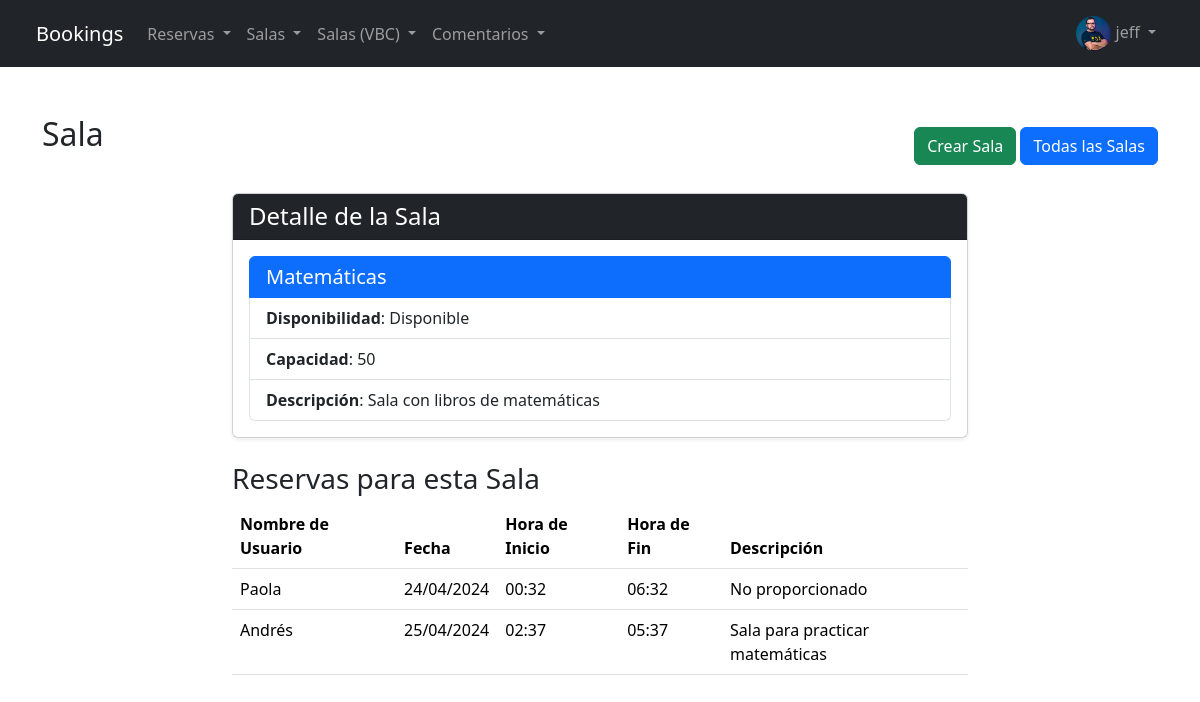
The app's page /bookings/room/detail/3 (signed in), older data.
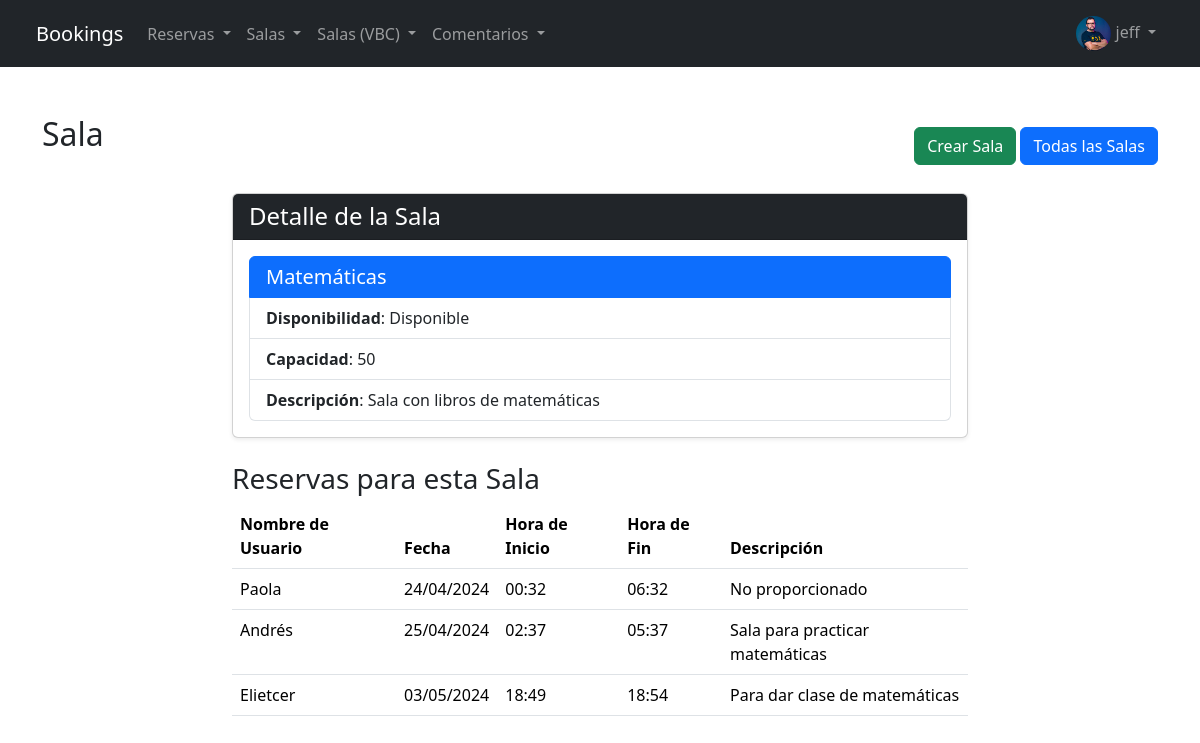
The same page, newer data.
### bookings/models.py (models this page shows, shortened)
class Reserva(models.Model):
    nombre_de_usuario = models.CharField(max_length=50)
    sala = models.ForeignKey(Sala, on_delete=models.CASCADE, related_name='reservas')
    fecha = models.DateField(default=timezone.now)
    hora_inicio = models.TimeField(default=timezone.now)
    hora_fin = models.TimeField(default=timezone.now)
    descripcion = models.TextField(blank=True, null=True)

### bookings/views.py (the view)
# urls.py: path("room/detail/<room_id>", detail_room_view, name="room_detail"),
@login_required
def detail_room_view(request, room_id):
    sala = Sala.objects.get(id=room_id)
    contexto_dict = {"todas_las_sala": sala}
    return render(request, "rooms/detail.html", contexto_dict)

### bookings/templates/rooms/detail.html (shortened to what this page needs)
{% extends 'bookings/base.html' %}
{% block content %}
<section class="py-5">
    <div class="container">
        <div class="d-flex justify-content-between align-items-center mb-3">
            {% if object %}<h2 class="mb-4">Sala creada</h2>: {{ object.nombre }}{% else %}<h2 class="mb-4">Sala</h2>{% endif %}
            <div>
                <a href="{% url 'room_create' %}" class="btn btn-success">Crear Sala</a>
                <a href="{% url 'room_list' %}" class="btn btn-primary">Todas las Salas</a>
            </div>
        </div>
        <div class="row">
            <div class="col-lg-8 mx-auto">
                <div class="card shadow-sm">
                    <h4 class="card-header bg-dark text-white">
                        Detalle de la Sala
                    </h4>
                    <div class="card-body">
                        <ul class="list-group">
                            <li class="list-group-item active" aria-current="true">
                                <h5 class="card-title text-white my-0">{{ todas_las_sala.nombre }}</h5>
                            </li>
                            <li class="list-group-item">
                                {% if todas_las_sala.disponible %}
                                <p class="card-text mb-0"><strong>Disponibilidad</strong>: Disponible</p>
                                {% else %}
                                <p class="card-text mb-0"><strong>Disponibilidad</strong>: No Disponible</p>
                                {% endif %}
                            </li>
                            <li class="list-group-item">
                                <p class="card-text mb-0"><strong>Capacidad</strong>: {{ todas_las_sala.capacidad }}</p>
                            </li>
                            <li class="list-group-item">
                                <p class="card-text"><strong>Descripción</strong>: {{ todas_las_sala.descripcion | default:"No proporcionado" }}</p>
                            </li>
                        </ul>
                    </div>
                </div>
                <div class="mt-4">
                    <h3>Reservas para esta Sala</h3>
                    <table class="table">
                        <thead>
                            <tr>
                                <th scope="col">Nombre de Usuario</th>
                                <th scope="col">Fecha</th>
                                <th scope="col">Hora de Inicio</th>
                                <th scope="col">Hora de Fin</th>
                                <th scope="col">Descripción</th>
                            </tr>
                        </thead>
                        <tbody>
                            {% for reserva in todas_las_sala.reservas.all %}
                            <tr>
                                <td>{{ reserva.nombre_de_usuario }}</td>
                                <td>{{ reserva.fecha | date:"d/m/Y" }}</td>
                                <td>{{ reserva.hora_inicio | date:"H:i" }}</td>
                                <td>{{ reserva.hora_fin | date:"H:i" }}</td>
                                <td>{{ reserva.descripcion | default:"No proporcionado" }}</td>
                            </tr>
                            {% empty %}
                            <tr>
                                <td colspan="5">No hay reservas para esta sala.</td>
                            </tr>
                            {% endfor %}
                        </tbody>
                    </table>
                </div>
            </div>
        </div>
    </div>
</section>
{% endblock %}

Row changes from the older to the newer data that the page shows:
added Reserva: nombre_de_usuario "Elietcer", fecha "03/05/2024", hora_inicio "18:49", hora_fin "18:54", descripcion "Para dar clase de matemáticas"
